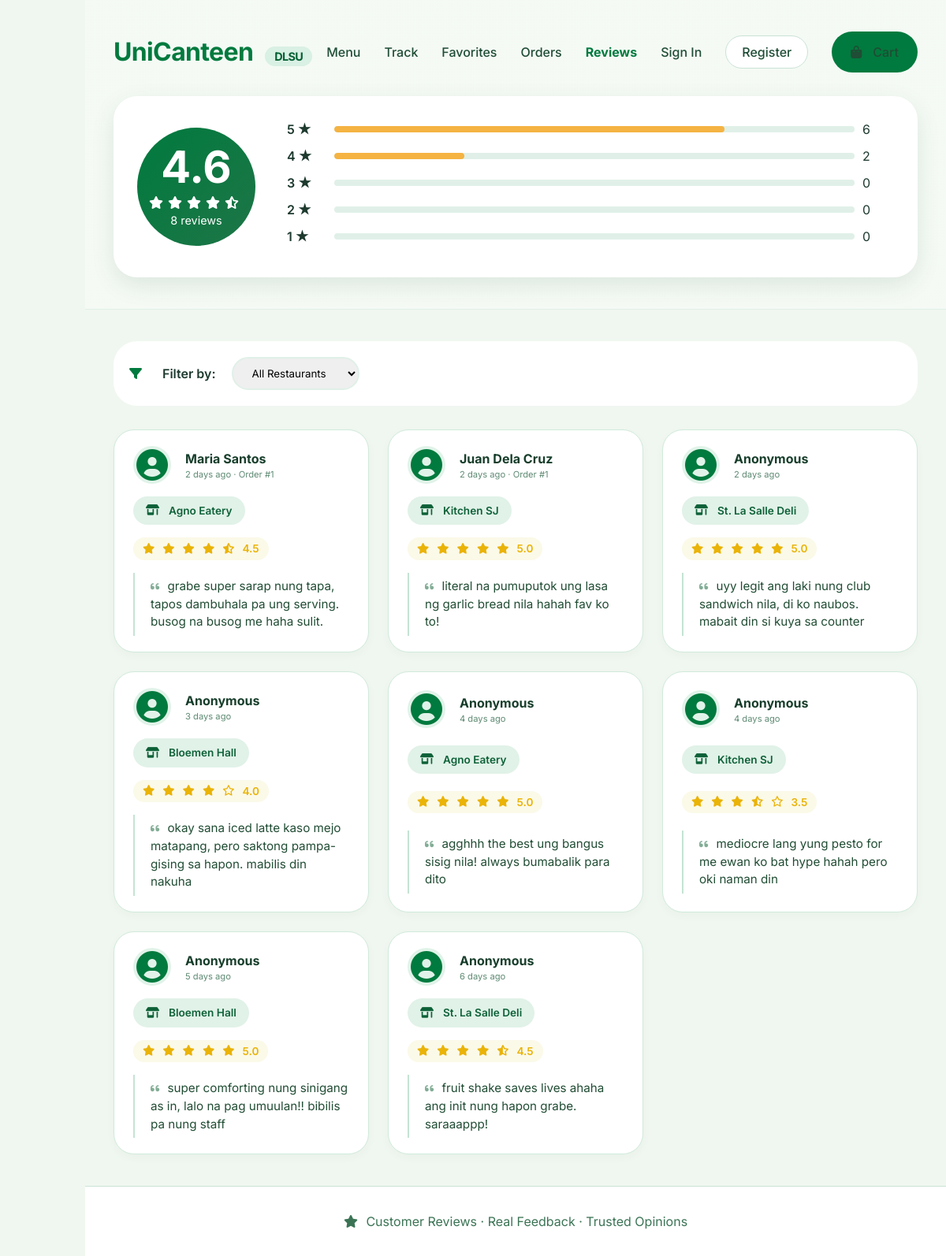
The page /frontend/reviews.php on the database its author committed.
### tables this page shows
CREATE TABLE Ratings (
    ID INT PRIMARY KEY AUTO_INCREMENT,
    restaurant_ID INT,
    order_ID INT UNIQUE,
    rating DECIMAL(3, 2) CHECK (rating BETWEEN 1.0 AND 5.0),
    review TEXT,
    is_anonymous BOOLEAN DEFAULT FALSE,
    timestamp TIMESTAMP DEFAULT CURRENT_TIMESTAMP,
    FOREIGN KEY (restaurant_ID) REFERENCES Restaurants(ID) ON DELETE CASCADE,
    FOREIGN KEY (order_ID) REFERENCES Orders(ID) ON DELETE CASCADE
);

CREATE TABLE Orders (
    ID INT PRIMARY KEY AUTO_INCREMENT,
    customer_ID INT,
    walkin_name VARCHAR(100) NULL,
    restaurant_ID INT,
    total_amount DECIMAL(10, 2) NOT NULL,
    status ENUM('P', 'PR', 'R', 'C') DEFAULT 'P',
    queue_number INT,
    payment_method ENUM('gcash', 'card', 'cash') DEFAULT 'gcash',
    order_date TIMESTAMP DEFAULT CURRENT_TIMESTAMP,
    pickup_time TIME,
    FOREIGN KEY (customer_ID) REFERENCES Users(ID),
    FOREIGN KEY (restaurant_ID) REFERENCES Restaurants(ID)
);

CREATE TABLE Restaurants (
    ID INT PRIMARY KEY AUTO_INCREMENT,
    name VARCHAR(60) NOT NULL,
    address VARCHAR(100),
    description TEXT,
    logo_url VARCHAR(255),
    owner_ID INT,
    is_open BOOLEAN DEFAULT TRUE,
    created_at TIMESTAMP DEFAULT CURRENT_TIMESTAMP,
    FOREIGN KEY (owner_ID) REFERENCES Users(ID)
);

### config/config.php (called while the page is built, shortened)
<?php
if (!function_exists('url')) {
    function url($path = '') {
        return BASE_PATH . ltrim($path, '/');
    }
}
if (!function_exists('getTimeAgo')) {
    function getTimeAgo($timestamp) {
        $time_ago = strtotime($timestamp);
        $current_time = time();
        $time_difference = $current_time - $time_ago;
        $seconds = $time_difference;
        $minutes = round($seconds / 60);
        $hours = round($seconds / 3600);
        $days = round($seconds / 86400);
        if ($seconds < 60) {
            return "Just now";
        } else if ($minutes < 60) {
            return $minutes . " minute" . ($minutes > 1 ? "s" : "") . " ago";
        } else if ($hours < 24) {
            return $hours . " hour" . ($hours > 1 ? "s" : "") . " ago";
        } else {
            return $days . " day" . ($days > 1 ? "s" : "") . " ago";
        }
    }
}
?>

### frontend/reviews.php (the view, shortened to what this page needs)
<?php
require_once __DIR__ . '/../config/config.php';
$db = Database::getInstance()->getConnection();
$page = isset($_GET['page_num']) ? intval($_GET['page_num']) : 1;
$limit = 10;
$offset = ($page - 1) * $limit;
$reviewsQuery = "SELECT
    rt.*,
    r.name as restaurant_name,
    COALESCE(CASE WHEN rt.is_anonymous = 1 THEN 'Anonymous' ELSE u.full_name END, 'Anonymous') as reviewer_name,
    u.email,
    o.queue_number as order_number
    FROM Ratings rt
    JOIN Restaurants r ON rt.restaurant_ID = r.ID
    LEFT JOIN Orders o ON rt.order_ID = o.ID
    LEFT JOIN Users u ON o.customer_ID = u.ID";
$reviewParams = [];
$reviewTypes = "";
$reviewsQuery .= " ORDER BY rt.timestamp DESC LIMIT ? OFFSET ?";
$reviewParams[] = $limit;
$reviewParams[] = $offset;
$reviewTypes .= "ii";
$reviewStmt = $db->prepare($reviewsQuery);
if (!empty($reviewParams)) {
    $reviewStmt->bind_param($reviewTypes, ...$reviewParams);
}
$reviewStmt->execute();
$reviews = $reviewStmt->get_result();
$statsQuery = "SELECT
    COUNT(*) as total_reviews,
    COALESCE(AVG(rating), 0) as avg_rating,
    SUM(CASE WHEN rating >= 4.5 THEN 1 ELSE 0 END) as five_star,
    SUM(CASE WHEN rating >= 3.5 AND rating < 4.5 THEN 1 ELSE 0 END) as four_star,
    SUM(CASE WHEN rating >= 2.5 AND rating < 3.5 THEN 1 ELSE 0 END) as three_star,
    SUM(CASE WHEN rating >= 1.5 AND rating < 2.5 THEN 1 ELSE 0 END) as two_star,
    SUM(CASE WHEN rating < 1.5 THEN 1 ELSE 0 END) as one_star
    FROM Ratings";
$statsStmt = $db->prepare($statsQuery);
$statsStmt->execute();
$stats = $statsStmt->get_result()->fetch_assoc();
?>
<!DOCTYPE html>
<html lang="en">
<head>
    <link rel="stylesheet" href="https://cdnjs.cloudflare.com/ajax/libs/font-awesome/6.0.0-beta3/css/all.min.css">
    <link rel="stylesheet" href="<?php echo url('assets/styles.css'); ?>">
</head>
<body>
    <div class="main-content">
        <section class="reviews-header">
            <div class="wrapper">
                <nav class="customer-nav">
                    <a href="<?php echo url('index.php?page=customer'); ?>" class="logo">UniCanteen <span>DLSU</span></a>
                    <div class="customer-nav-links">
                        <a href="<?php echo url('index.php?page=customer'); ?>#menu">Menu</a>
                        <a href="<?php echo url('index.php?page=customer'); ?>#track">Track</a>
                        <a href="<?php echo url('index.php?page=favorites'); ?>">Favorites</a>
                        <a href="<?php echo url('index.php?page=orders'); ?>">Orders</a>
                        <a href="<?php echo url('index.php?page=reviews'); ?>" style="font-weight: 700; color: #007a3e;">Reviews</a>
                        <?php if (isset($_SESSION['user_id'])): ?>
                            <a
                                href="<?php echo url('index.php?page=profile'); ?>"><?php echo htmlspecialchars(explode(' ', $_SESSION['user_name'] ?? 'Profile')[0]); ?></a>
                            <a href="<?php echo url('index.php?page=logout'); ?>" class="btn-outline">Logout</a>
                        <?php else: ?>
                            <a href="<?php echo url('index.php?page=login'); ?>">Sign In</a>
                            <a href="<?php echo url('index.php?page=register'); ?>" class="btn-outline">Register</a>
                        <?php endif; ?>
                        <a href="<?php echo url('index.php?page=cart'); ?>" class="btn-primary">
                            <i class="fas fa-bag-shopping"></i> Cart
                        </a>
                    </div>
                </nav>
                <div class="rating-big">
                    <div class="rating-circle">
                        <span class="number"><?php echo number_format($stats['avg_rating'], 1); ?></span>
                        <span class="stars">
                            <?php
                            $avg = $stats['avg_rating'];
                            for ($i = 1; $i <= 5; $i++):
                                if ($i <= floor($avg))
                                    echo '<i class="fas fa-star"></i>';
                                elseif ($i - 0.5 <= $avg)
                                    echo '<i class="fas fa-star-half-alt"></i>';
                                else
                                    echo '<i class="far fa-star"></i>';
                            endfor;
                            ?>
                        </span>
                        <span style="font-size: 0.9rem;"><?php echo $stats['total_reviews']; ?> reviews</span>
                    </div>
                    <div class="rating-bars">
                        <?php
                        $ratings = [
                            5 => $stats['five_star'],
                            4 => $stats['four_star'],
                            3 => $stats['three_star'],
                            2 => $stats['two_star'],
                            1 => $stats['one_star']
                        ];
                        foreach ($ratings as $stars => $count):
                            $percentage = $stats['total_reviews'] > 0 ? ($count / $stats['total_reviews']) * 100 : 0;
                            ?>
                            <div class="rating-bar">
                                <span class="bar-label"><?php echo $stars; ?> ★</span>
                                <div class="bar-progress">
                                    <div class="bar-fill" style="width: <?php echo $percentage; ?>%"></div>
                                </div>
                                <span style="min-width: 40px;"><?php echo $count; ?></span>
                            </div>
                        <?php endforeach; ?>
                    </div>
                </div>
            </div>
        </section>
        <div class="wrapper">
            <div class="filter-section">
                <i class="fas fa-filter" style="color: #007a3e;"></i>
                <span style="font-weight: 600;">Filter by:</span>
                <select onchange="window.location.href='<?php echo url('index.php?page=reviews'); ?>&restaurant=' + this.value"
                    style="padding: 10px 20px; border: 2px solid #e0f0e8; border-radius: 30px; font-family: 'Inter', sans-serif;">
                    <option value="0">All Restaurants</option>
                </select>
            </div>
            <div class="reviews-grid">
                <?php if ($reviews->num_rows > 0): ?>
                    <?php while ($review = $reviews->fetch_assoc()): ?>
                        <div class="review-card">
                            <div class="reviewer-avatar">
                                <i class="fas fa-user-circle" style="font-size: 2.5rem; color: #007a3e;"></i>
                                <div>
                                    <span
                                        class="name"><?php echo htmlspecialchars($review['reviewer_name'] ?? 'Anonymous'); ?></span>
                                    <div style="font-size: 0.7rem; color: #5f8b74;">
                                        <?php echo getTimeAgo($review['timestamp']); ?>
                                        <?php if ($review['order_number']): ?>
                                            · Order #<?php echo $review['order_number']; ?>
                                        <?php endif; ?>
                                    </div>
                                </div>
                            </div>
                            <div class="stall-badge">
                                <i class="fas fa-store-alt"></i> <?php echo htmlspecialchars($review['restaurant_name']); ?>
                            </div>
                            <div class="stars-container">
                                <?php
                                $rating = $review['rating'];
                                for ($i = 1; $i <= 5; $i++):
                                    if ($i <= floor($rating)):
                                        ?>
                                        <i class="fas fa-star"></i>
                                    <?php elseif ($i - 0.5 <= $rating): ?>
                                        <i class="fas fa-star-half-alt"></i>
                                    <?php else: ?>
                                        <i class="far fa-star"></i>
                                    <?php endif; endfor; ?>
                                <?php echo number_format($rating, 1); ?>
                            </div>
                            <div class="review-text">
                                <i class="fas fa-quote-left"></i>
                                <?php echo htmlspecialchars(html_entity_decode($review['review'], ENT_QUOTES, 'UTF-8')); ?>
                            </div>
                        </div>
                    <?php endwhile; ?>
                <?php endif; ?>
            </div>
        </div>
        <footer class="footer-note">
            <i class="fas fa-star"></i> Customer Reviews · Real Feedback · Trusted Opinions
        </footer>
    </div>
</body>
</html>

### assets/styles.css (style rules this page uses)
:root { --dlsu-green: #007a3e; --dlsu-darkgreen: #006032; --dlsu-lightgreen: #eaf7f0; --white: #ffffff; --off-white: #f9fffc; --border-soft: #cae3d6; --text-muted: #2b5d42; --shadow-left: 4px 0 16px rgba(0, 80, 20, 0.08); --warning: #f5b342; --danger: #b13e3e; --success: #0c6e3a; }
* { margin: 0; padding: 0; box-sizing: border-box; }
body { font-family: 'Inter', sans-serif; background: #f0f7f0; color: #1e3a2f; line-height: 1.5; display: flex; min-height: 100vh; }
i { margin-right: 6px; }
.main-content { flex: 1; overflow-y: auto; margin-left: 108px; background: #f0f7f0; }
.wrapper { max-width: 1300px; margin: 0 auto; padding: 0 36px; }
.btn-outline { border: 1px solid var(--border-soft); background: white; padding: 8px 20px; border-radius: 36px; font-weight: 600; color: var(--dlsu-green); text-decoration: none; transition: all 0.2s; cursor: pointer; }
.btn-primary { background: var(--dlsu-green); color: white; border: none; padding: 14px 24px; border-radius: 40px; font-weight: 600; cursor: pointer; transition: all 0.2s ease; display: inline-flex; align-items: center; justify-content: center; gap: 8px; text-decoration: none; flex: 1; }
.customer-nav { display: flex; justify-content: space-between; align-items: center; padding: 22px 0; }
.logo { font-weight: 700; font-size: 2rem; letter-spacing: -0.02em; color: var(--dlsu-green); text-decoration: none; }
.logo span { background: #d9f0e4; color: var(--dlsu-darkgreen); font-size: 0.9rem; padding: 4px 12px; border-radius: 50px; margin-left: 8px; }
.customer-nav-links { display: flex; gap: 30px; align-items: center; }
.customer-nav-links a { text-decoration: none; font-weight: 500; color: #1f4d35; transition: color 0.2s; }
.reviews-grid { display: flex; flex-direction: column; gap: 16px; margin: 28px 0 32px; }
.review-card { background: var(--white); border-radius: 26px; padding: 20px 24px; border: 1px solid #d0eadb; box-shadow: 0 4px 12px rgba(0, 60, 20, 0.03); display: flex; flex-wrap: wrap; align-items: center; gap: 16px 20px; transition: all 0.1s ease; }
.reviewer-avatar { display: flex; align-items: center; gap: 12px; min-width: 160px; }
.reviewer-avatar i { font-size: 2.2rem; color: var(--dlsu-green); background: #e1f3e9; width: 48px; height: 48px; border-radius: 50%; display: flex; align-items: center; justify-content: center; }
.reviewer-avatar .name { font-weight: 700; font-size: 1rem; color: #173e2b; }
.stall-badge { background: #e1f2e8; border-radius: 40px; padding: 8px 16px; font-size: 0.85rem; font-weight: 600; color: #0e6138; display: inline-flex; align-items: center; gap: 6px; white-space: nowrap; }
.stars-container { display: flex; align-items: center; gap: 4px; color: #eab308; background: #fbf9e8; padding: 4px 12px; border-radius: 40px; font-size: 0.85rem; font-weight: 600; }
.review-text { flex: 2; min-width: 240px; color: #214d34; font-size: 0.95rem; line-height: 1.5; padding: 6px 0 6px 20px; border-left: 2px solid #c5e3d3; }
.review-text i { color: #4f8b6b; opacity: 0.7; margin-right: 6px; font-size: 0.8rem; }
.footer-note { text-align: center; padding: 32px; color: #3b7455; background: white; border-top: 1px solid var(--border-soft); margin-top: 40px; }

### rows shown on the page
ratings: reviewer_name "Maria Santos", timestamp "2 days ago", order_ID.queue_number "1", restaurant_ID.name "Agno Eatery", rating "4.5", review "grabe super sarap nung tapa, tapos dambuhala pa ung serving. busog na busog me haha sulit."
ratings: reviewer_name "Juan Dela Cruz", timestamp "2 days ago", order_ID.queue_number "1", restaurant_ID.name "Kitchen SJ", rating "5.0", review "literal na pumuputok ung lasa ng garlic bread nila hahah fav ko to!"
ratings: reviewer_name "Anonymous", timestamp "2 days ago", restaurant_ID.name "St. La Salle Deli", rating "5.0", review "uyy legit ang laki nung club sandwich nila, di ko naubos. mabait din si kuya sa counter"
ratings: reviewer_name "Anonymous", timestamp "3 days ago", restaurant_ID.name "Bloemen Hall", rating "4.0", review "okay sana iced latte kaso mejo matapang, pero saktong pampa-gising sa hapon. mabilis din nakuha"
ratings: reviewer_name "Anonymous", timestamp "4 days ago", restaurant_ID.name "Agno Eatery", rating "5.0", review "agghhh the best ung bangus sisig nila! always bumabalik para dito"
ratings: reviewer_name "Anonymous", timestamp "4 days ago", restaurant_ID.name "Kitchen SJ", rating "3.5", review "mediocre lang yung pesto for me ewan ko bat hype hahah pero oki naman din"
ratings: reviewer_name "Anonymous", timestamp "5 days ago", restaurant_ID.name "Bloemen Hall", rating "5.0", review "super comforting nung sinigang as in, lalo na pag umuulan!! bibilis pa nung staff"
ratings: reviewer_name "Anonymous", timestamp "6 days ago", restaurant_ID.name "St. La Salle Deli", rating "4.5", review "fruit shake saves lives ahaha ang init nung hapon grabe. saraaappp!"

### other values the page prints
$stats['avg_rating'] "4.6"
$stats['total_reviews'] "8"
$stars "5"
$count "6"
$stars "4"
$count "2"
$stars "3"
$count "0"
$stars "2"
$stars "1"
